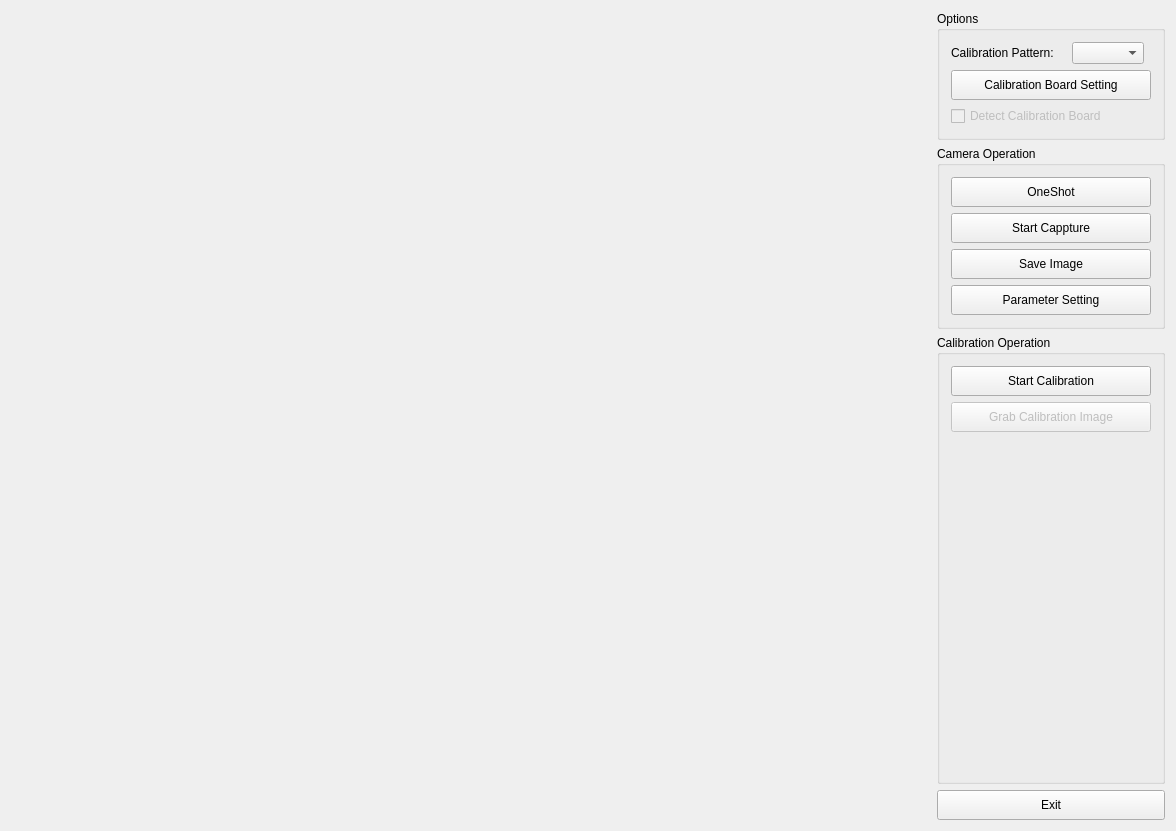
<?xml version="1.0" encoding="UTF-8"?>
<ui version="4.0">
 <class>DualViewsCalibrationWindow</class>
 <widget class="QMainWindow" name="DualViewsCalibrationWindow">
  <property name="windowModality">
   <enum>Qt::ApplicationModal</enum>
  </property>
  <property name="geometry">
   <rect>
    <x>0</x>
    <y>0</y>
    <width>1176</width>
    <height>831</height>
   </rect>
  </property>
  <property name="windowTitle">
   <string>Dual Views Calibration</string>
  </property>
  <widget class="QWidget" name="centralWidget">
   <layout class="QHBoxLayout" name="horizontalLayout_2">
    <item>
     <layout class="QVBoxLayout" name="verticalLayout_3">
      <item>
       <layout class="QHBoxLayout" name="horizontalLayout">
        <item>
         <widget class="QWidget" name="canvas_left" native="true">
          <property name="sizePolicy">
           <sizepolicy hsizetype="Expanding" vsizetype="Preferred">
            <horstretch>0</horstretch>
            <verstretch>0</verstretch>
           </sizepolicy>
          </property>
         </widget>
        </item>
        <item>
         <widget class="QWidget" name="canvas_right" native="true">
          <property name="sizePolicy">
           <sizepolicy hsizetype="Expanding" vsizetype="Preferred">
            <horstretch>0</horstretch>
            <verstretch>0</verstretch>
           </sizepolicy>
          </property>
         </widget>
        </item>
       </layout>
      </item>
      <item>
       <widget class="QWidget" name="canvas_stereo" native="true">
        <property name="sizePolicy">
         <sizepolicy hsizetype="Expanding" vsizetype="Preferred">
          <horstretch>0</horstretch>
          <verstretch>0</verstretch>
         </sizepolicy>
        </property>
       </widget>
      </item>
     </layout>
    </item>
    <item>
     <layout class="QVBoxLayout" name="verticalLayout_2">
      <item>
       <widget class="QGroupBox" name="gbOptions">
        <property name="sizePolicy">
         <sizepolicy hsizetype="Maximum" vsizetype="Maximum">
          <horstretch>0</horstretch>
          <verstretch>0</verstretch>
         </sizepolicy>
        </property>
        <property name="title">
         <string>Options</string>
        </property>
        <layout class="QGridLayout" name="gridLayout_2">
         <item row="2" column="0">
          <widget class="QLabel" name="label">
           <property name="sizePolicy">
            <sizepolicy hsizetype="Maximum" vsizetype="Preferred">
             <horstretch>0</horstretch>
             <verstretch>0</verstretch>
            </sizepolicy>
           </property>
           <property name="text">
            <string>Calibration Pattern:</string>
           </property>
          </widget>
         </item>
         <item row="5" column="0" colspan="2">
          <widget class="QCheckBox" name="ckbDetectCalibBoard">
           <property name="enabled">
            <bool>false</bool>
           </property>
           <property name="sizePolicy">
            <sizepolicy hsizetype="Maximum" vsizetype="Fixed">
             <horstretch>0</horstretch>
             <verstretch>0</verstretch>
            </sizepolicy>
           </property>
           <property name="text">
            <string>Detect Calibration Board</string>
           </property>
          </widget>
         </item>
         <item row="2" column="1">
          <widget class="QComboBox" name="cmbCalibPattern">
           <property name="sizePolicy">
            <sizepolicy hsizetype="Maximum" vsizetype="Fixed">
             <horstretch>0</horstretch>
             <verstretch>0</verstretch>
            </sizepolicy>
           </property>
          </widget>
         </item>
         <item row="4" column="0" colspan="2">
          <widget class="QPushButton" name="btnCalibBoardSetting">
           <property name="sizePolicy">
            <sizepolicy hsizetype="Fixed" vsizetype="Fixed">
             <horstretch>0</horstretch>
             <verstretch>0</verstretch>
            </sizepolicy>
           </property>
           <property name="minimumSize">
            <size>
             <width>200</width>
             <height>30</height>
            </size>
           </property>
           <property name="maximumSize">
            <size>
             <width>16777215</width>
             <height>30</height>
            </size>
           </property>
           <property name="text">
            <string>Calibration Board Setting</string>
           </property>
          </widget>
         </item>
        </layout>
       </widget>
      </item>
      <item>
       <widget class="QGroupBox" name="gbCamOperations">
        <property name="sizePolicy">
         <sizepolicy hsizetype="Maximum" vsizetype="Maximum">
          <horstretch>0</horstretch>
          <verstretch>0</verstretch>
         </sizepolicy>
        </property>
        <property name="title">
         <string>Camera Operation</string>
        </property>
        <layout class="QVBoxLayout" name="verticalLayout">
         <item>
          <widget class="QPushButton" name="btnOneShot">
           <property name="sizePolicy">
            <sizepolicy hsizetype="Fixed" vsizetype="Fixed">
             <horstretch>0</horstretch>
             <verstretch>0</verstretch>
            </sizepolicy>
           </property>
           <property name="minimumSize">
            <size>
             <width>200</width>
             <height>30</height>
            </size>
           </property>
           <property name="maximumSize">
            <size>
             <width>16777215</width>
             <height>30</height>
            </size>
           </property>
           <property name="text">
            <string>OneShot</string>
           </property>
          </widget>
         </item>
         <item>
          <widget class="QPushButton" name="btnCapture">
           <property name="sizePolicy">
            <sizepolicy hsizetype="Fixed" vsizetype="Fixed">
             <horstretch>0</horstretch>
             <verstretch>0</verstretch>
            </sizepolicy>
           </property>
           <property name="minimumSize">
            <size>
             <width>200</width>
             <height>30</height>
            </size>
           </property>
           <property name="maximumSize">
            <size>
             <width>16777215</width>
             <height>30</height>
            </size>
           </property>
           <property name="text">
            <string>Start Cappture</string>
           </property>
          </widget>
         </item>
         <item>
          <widget class="QPushButton" name="btnSaveImage">
           <property name="sizePolicy">
            <sizepolicy hsizetype="Fixed" vsizetype="Fixed">
             <horstretch>0</horstretch>
             <verstretch>0</verstretch>
            </sizepolicy>
           </property>
           <property name="minimumSize">
            <size>
             <width>200</width>
             <height>30</height>
            </size>
           </property>
           <property name="maximumSize">
            <size>
             <width>16777215</width>
             <height>30</height>
            </size>
           </property>
           <property name="text">
            <string>Save Image</string>
           </property>
          </widget>
         </item>
         <item>
          <widget class="QPushButton" name="btnParameter">
           <property name="sizePolicy">
            <sizepolicy hsizetype="Fixed" vsizetype="Fixed">
             <horstretch>0</horstretch>
             <verstretch>0</verstretch>
            </sizepolicy>
           </property>
           <property name="minimumSize">
            <size>
             <width>200</width>
             <height>30</height>
            </size>
           </property>
           <property name="maximumSize">
            <size>
             <width>16777215</width>
             <height>30</height>
            </size>
           </property>
           <property name="text">
            <string>Parameter Setting</string>
           </property>
          </widget>
         </item>
        </layout>
       </widget>
      </item>
      <item>
       <widget class="QGroupBox" name="gbCalibOperations">
        <property name="sizePolicy">
         <sizepolicy hsizetype="Maximum" vsizetype="Preferred">
          <horstretch>0</horstretch>
          <verstretch>0</verstretch>
         </sizepolicy>
        </property>
        <property name="title">
         <string>Calibration Operation</string>
        </property>
        <layout class="QVBoxLayout" name="verticalLayout_5">
         <item>
          <widget class="QPushButton" name="btnCalibration">
           <property name="sizePolicy">
            <sizepolicy hsizetype="Fixed" vsizetype="Fixed">
             <horstretch>0</horstretch>
             <verstretch>0</verstretch>
            </sizepolicy>
           </property>
           <property name="minimumSize">
            <size>
             <width>200</width>
             <height>30</height>
            </size>
           </property>
           <property name="maximumSize">
            <size>
             <width>16777215</width>
             <height>30</height>
            </size>
           </property>
           <property name="text">
            <string>Start Calibration</string>
           </property>
          </widget>
         </item>
         <item>
          <widget class="QPushButton" name="btnGrabCalibImage">
           <property name="enabled">
            <bool>false</bool>
           </property>
           <property name="sizePolicy">
            <sizepolicy hsizetype="Fixed" vsizetype="Fixed">
             <horstretch>0</horstretch>
             <verstretch>0</verstretch>
            </sizepolicy>
           </property>
           <property name="minimumSize">
            <size>
             <width>200</width>
             <height>30</height>
            </size>
           </property>
           <property name="maximumSize">
            <size>
             <width>16777215</width>
             <height>30</height>
            </size>
           </property>
           <property name="text">
            <string>Grab Calibration Image</string>
           </property>
          </widget>
         </item>
         <item>
          <spacer name="verticalSpacer">
           <property name="orientation">
            <enum>Qt::Vertical</enum>
           </property>
           <property name="sizeHint" stdset="0">
            <size>
             <width>20</width>
             <height>40</height>
            </size>
           </property>
          </spacer>
         </item>
        </layout>
       </widget>
      </item>
      <item>
       <widget class="QPushButton" name="btnExit">
        <property name="sizePolicy">
         <sizepolicy hsizetype="Minimum" vsizetype="Fixed">
          <horstretch>0</horstretch>
          <verstretch>0</verstretch>
         </sizepolicy>
        </property>
        <property name="minimumSize">
         <size>
          <width>200</width>
          <height>30</height>
         </size>
        </property>
        <property name="maximumSize">
         <size>
          <width>16777215</width>
          <height>30</height>
         </size>
        </property>
        <property name="text">
         <string>Exit</string>
        </property>
       </widget>
      </item>
     </layout>
    </item>
   </layout>
  </widget>
 </widget>
 <layoutdefault spacing="6" margin="11"/>
 <resources/>
 <connections/>
</ui>
